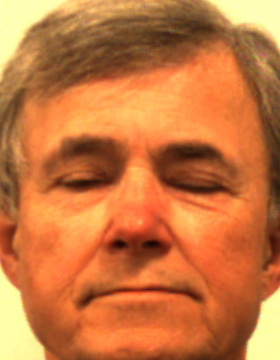
#> input picture images/reference/ref_img001.png, 280 x 360 px
$ python playground.py   (older library calls are emulated)
#> lines starting #> are read from the running program, lines starting #| are printed output that depends on the picture; after the words box and inside, x2 and y2 are one past the last pixel; in counts of white or black regions, pixels touching at a corner belong together
# %%
import numpy as np
import matplotlib.pyplot as plt
import cv2
from tqdm import tqdm

# %%
num_bins = 32
thresh_low = 100
thresh_high = 200

# %%
def quantize_gradient_direction(gradient_direction, num_bins, is_degrees=False):
    if is_degrees:
        gradient_direction = np.deg2rad(gradient_direction)

    gradient_direction = gradient_direction % (2 * np.pi)

    bin_width = 2 * np.pi / num_bins
    quantized_direction = np.floor(gradient_direction / bin_width)
    return quantized_direction

# %%
def compute_gradient_direction(img, is_quantized=False, num_bins=8):
    sobel_x = cv2.Sobel(img, cv2.CV_64F, 1, 0, ksize=3)
    sobel_y = cv2.Sobel(img, cv2.CV_64F, 0, 1, ksize=3)

    gradient_direction = np.arctan2(sobel_y, sobel_x)

    if is_quantized:
        gradient_direction = quantize_gradient_direction(gradient_direction, num_bins)

    return gradient_direction

# %%
def construct_r_table(ref_images, reference_point: tuple[int, int], num_bins):
    r_table = {}

    with tqdm(total=sum([img.shape[0] * img.shape[1] for img in ref_images])) as pbar:
        for img in ref_images:
            # img = cv2.GaussianBlur(img, (5, 5), 2)
            gradient_direction = compute_gradient_direction(img, is_quantized=True, num_bins=num_bins)
            edges = cv2.Canny(img, thresh_low, thresh_high)

            for i in range(edges.shape[0]):
                for j in range(edges.shape[1]):
                    if edges[i, j] == 255:
                        key = (gradient_direction[i, j],)
                        displacement = (reference_point[0] - i, reference_point[1] - j)
                        if key in r_table:
                            r_table[key].append(displacement)
                        else:
                            r_table[key] = [displacement]
                    pbar.update(1)

    return r_table

# %%
ref1 = cv2.imread('images/reference/ref_img001.png', cv2.IMREAD_GRAYSCALE)
#> ref1: shape (360, 280); min 21, max 249, mean 146.2
ref2 = cv2.imread('images/reference/ref_img002.png', cv2.IMREAD_GRAYSCALE)
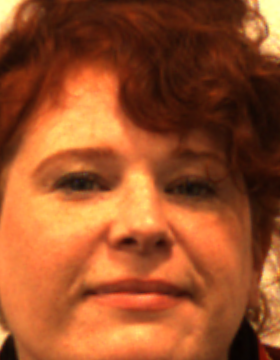
#> input picture images/reference/ref_img002.png, 280 x 360 px
#> ref2: shape (360, 280); min 3, max 247, mean 98
ref3 = cv2.imread('images/reference/ref_img003.png', cv2.IMREAD_GRAYSCALE)
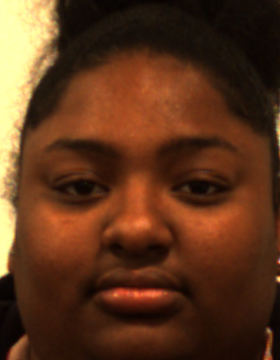
#> input picture images/reference/ref_img003.png, 280 x 360 px
#> ref3: shape (360, 280); min 3, max 247, mean 61.6
ref_images = [ref1, ref2, ref3]

# ref_images = [ref_img]
refence_point = (ref1.shape[0] // 2, ref1.shape[1] // 2)
#> refence_point = (180, 140)
r_table = construct_r_table(ref_images, refence_point, num_bins)
#> the loop in construct_r_table, `for img in ref_images:` made 3 passes
#> after the loop in construct_r_table, `for img in ref_images:`: r_table = 32 items
#> r_table = 32 items
#| (180, 140) (360, 280)

# %% visualize r_table by plotting the reference image overlayed with the points in the r_table
# with a color corresponding to the gradient direction bin
def visualize_r_table(r_table, ref_img, reference_point, num_bins):
#> called with reference_point = (180, 140), num_bins = 32
    ref_img = cv2.cvtColor(ref_img, cv2.COLOR_GRAY2BGR)

    # fade the reference image so that the points are more visible
    ref_img = cv2.addWeighted(ref_img, 0.5, np.zeros_like(ref_img), 0.5, 0)
    colors = []

    for key, value in r_table.items():
        color = np.random.randint(0, 255, 3)
        colors.append(color)
        for point in value:
            point = (reference_point[0] - point[0], reference_point[1] - point[1])
            ref_img[point[0], point[1]] = color
#> this loop made 32 passes
#> (key, color) on passes 1 to 12: ((0,), [172, 47, 117]), ((28,), [192, 67, 251]), ((27,), [195, 103, 9]), ((26,), [211, 21, 242]), ((25,), [36, 87, 70]), ((19,), [216, 88, 140]), ((20,), [58, 193, 230]), ((22,), [39, 87, 174]), ((21,), [88, 81, 165]), ((23,), [25, 77, 72]), ((24,), [9, 148, 115]), ((18,), [208, 243, 197])
#> ref_img: shape (360, 280, 3); mean B, G, R 75, 75, 75.5
#> after the loop, colors = 32 items, first 6: [172, 47, 117], [192, 67, 251], [195, 103, 9], [211, 21, 242], [36, 87, 70], [216, 88, 140]
            # point = (point[0] + reference_point[0], point[1] + reference_point[1])
            # ref_img[point[0], point[1]] = color

    # add a circle around the reference point
    reference_point = (reference_point[1], reference_point[0])
#> reference_point = (140, 180)
    cv2.circle(ref_img, reference_point, 10, (0, 0, 255), 2)
#> ref_img: shape (360, 280, 3); mean B, G, R 74.8, 74.8, 75.8


    # add a colorbar to show the mapping between gradient direction and color
    plt.imshow(cv2.cvtColor(ref_img, cv2.COLOR_BGR2RGB))
    # plt.colorbar(plt.imshow(np.arange(num_bins).reshape(1, num_bins), cmap='hsv', aspect=10))
    plt.show()

# %%
print(refence_point, ref1.shape)
visualize_r_table(r_table, ref1, refence_point, num_bins)
visualize_r_table(r_table, ref2, refence_point, num_bins)
#> call 2 of visualize_r_table, with reference_point = (180, 140), num_bins = 32
#> the loop in visualize_r_table (call 2), `for key, value in r_table.items():` made 32 passes
#> (key, color) on passes 1 to 12: ((0,), [142, 99, 53]), ((28,), [140, 121, 170]), ((27,), [84, 203, 68]), ((26,), [6, 196, 47]), ((25,), [127, 244, 131]), ((19,), [204, 100, 180]), ((20,), [232, 78, 143]), ((22,), [148, 227, 186]), ((21,), [23, 207, 141]), ((23,), [117, 85, 48]), ((24,), [49, 69, 169]), ((18,), [163, 192, 95])
#> after the loop in visualize_r_table (call 2), `for key, value in r_table.items():`:
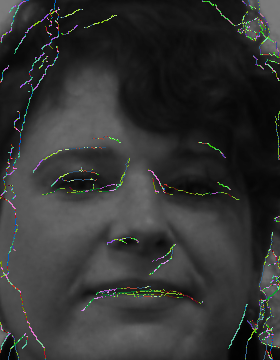
#> ref_img: shape (360, 280, 3); mean B, G, R 51.2, 52, 51.1
#> after the loop in visualize_r_table (call 2), `for key, value in r_table.items():`: colors = 32 items, first 6: [142, 99, 53], [140, 121, 170], [84, 203, 68], [6, 196, 47], [127, 244, 131], [204, 100, 180]
#> in visualize_r_table (call 2), `cv2.circle(ref_img, reference_point, 10, (0, 0, 255), 2)`: ref_img: shape (360, 280, 3); 0.19% of pixels changed, all inside (x1, y1, x2, y2) = (129, 169, 152, 192)
visualize_r_table(r_table, ref3, refence_point, num_bins)
#> call 3 of visualize_r_table, with reference_point = (180, 140), num_bins = 32
#> the loop in visualize_r_table (call 3), `for key, value in r_table.items():` made 32 passes
#> (key, color) on passes 1 to 12: ((0,), [42, 115, 184]), ((28,), [188, 232, 77]), ((27,), [30, 24, 125]), ((26,), [2, 3, 94]), ((25,), [226, 107, 13]), ((19,), [112, 40, 72]), ((20,), [19, 95, 72]), ((22,), [154, 194, 248]), ((21,), [180, 67, 236]), ((23,), [61, 14, 96]), ((24,), [4, 195, 237]), ((18,), [139, 252, 86])
#> after the loop in visualize_r_table (call 3), `for key, value in r_table.items():`:
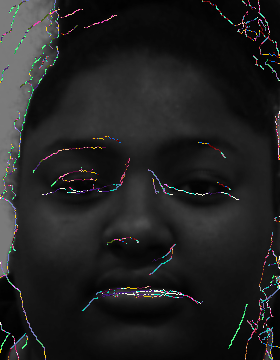
#> ref_img: shape (360, 280, 3); mean B, G, R 33.9, 33.9, 33.9
#> after the loop in visualize_r_table (call 3), `for key, value in r_table.items():`: colors = 32 items, first 6: [42, 115, 184], [188, 232, 77], [30, 24, 125], [2, 3, 94], [226, 107, 13], [112, 40, 72]


# %%
def generate_accumulator(r_table, query_img, num_bins):
    accumulator = np.zeros_like(query_img)

    # query_img = cv2.GaussianBlur(query_img, (5, 5), 2)
    gradient_direction = compute_gradient_direction(query_img, is_quantized=True, num_bins=num_bins)
    edges = cv2.Canny(query_img, thresh_low, thresh_high)

    with tqdm(total=edges.shape[0] * edges.shape[1]) as pbar:
        for i in range(edges.shape[0]):
            for j in range(edges.shape[1]):
                if edges[i, j] == 255:
                    key = (gradient_direction[i, j],)
                    if key in r_table:
                        for point in r_table[key]:
                            r = i + point[0]
                            c = j + point[1]
                            if 0 <= r < accumulator.shape[0] and 0 <= c < accumulator.shape[1]:
                                accumulator[r, c] += 1

                pbar.update(1)

    return accumulator

# %%
query_img = cv2.imread('images/test/test_img002.png', cv2.IMREAD_GRAYSCALE)
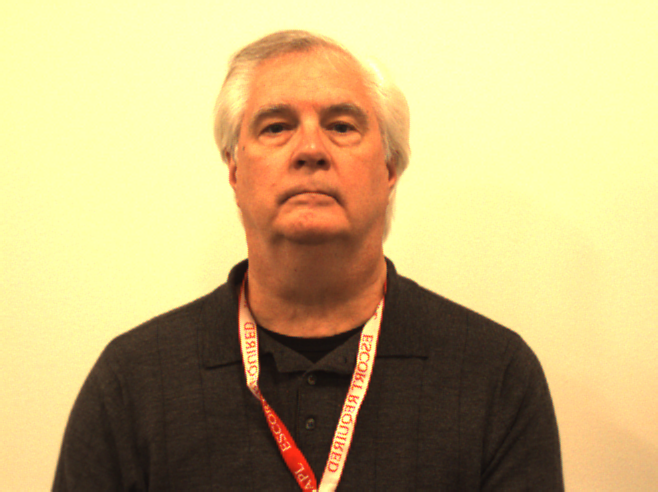
#> input picture images/test/test_img002.png, 658 x 492 px
#> query_img: shape (492, 658); min 13, max 253, mean 176.7
accumulator = generate_accumulator(r_table, query_img, num_bins)
#> in generate_accumulator, `edges = cv2.Canny(query_img, thresh_low, thresh_high)`: edges: shape (492, 658); 1.5% white in thin lines or dots, all inside (x1, y1, x2, y2) = (50, 30, 565, 492)

# %% visualize the accumulator as a histogram by the number of points with a binned number of votes
plt.hist(accumulator.flatten(), bins=100)
# draw a line at y=1 to show the number of points with 1 vote
plt.axhline(y=1, color='r', linestyle='-')
plt.yscale('log')
plt.show()
#> figure, not shown here; tallest bar 184490 high, from x = 2.78e-17 to 0.33

# %% import kmeans clustering
from sklearn.cluster import KMeans

def find_maxima(accumulator, num_maxima):
    """
    Find the maxima in the accumulator that are above a certain threshold. Then, use k-means
    clustering to find the coordinates of the maxima.
    """
#> called with num_maxima = 1
    maxima = []
    max_val = np.max(accumulator)
#> max_val = 33
    print(max_val)
#| 33
    threshold = 0.99 * max_val
#> threshold = 32.67
    print(threshold)
#| 32.67

    for i in range(accumulator.shape[0]):
        for j in range(accumulator.shape[1]):
            if accumulator[i, j] > threshold:
                maxima.append((accumulator[i, j], i, j))
#> after the loop, maxima = [(33, 80, 334)]

    print(len(maxima))
#| 1
    maxima = np.array([[x[1], x[2]] for x in maxima])
#> maxima = [[80, 334]]

    plt.imshow(accumulator, cmap='hot')
    plt.scatter(maxima[:, 1], maxima[:, 0], c='blue')
    plt.show()

    kmeans = KMeans(n_clusters=num_maxima, random_state=0).fit(maxima)

    # return the coordinates of the cluster centers as int tuples
    return kmeans.cluster_centers_.astype(int)

# %%
maxima = find_maxima(accumulator, 1)
#> maxima = [[80, 334]]
print(maxima)
#| [[ 80 334]]
# %% draw a circle around the maxima in the query image
query_copy = cv2.cvtColor(query_img, cv2.COLOR_GRAY2BGR)
print(query_img.shape)
#| (492, 658)
for point in maxima:
    point = (point[1], point[0])
    cv2.circle(query_copy, point, 10, (0, 255, 0), 2)
#> this loop made 1 pass
#> point on pass 1: (334, 80)
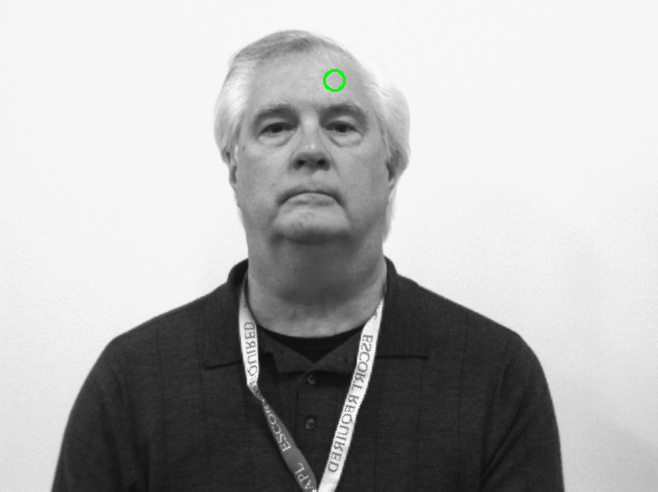
#> query_copy: shape (492, 658, 3); mean B, G, R 176.6, 176.7, 176.6

plt.imshow(cv2.cvtColor(query_copy, cv2.COLOR_BGR2RGB))
plt.show()


# %%
def visualize_accumulator(accumulator, img=None):
    if img is not None:
        if len(img.shape) == 2:
            img = cv2.cvtColor(img, cv2.COLOR_GRAY2BGR)
    else:
        img = np.zeros((accumulator.shape[0], accumulator.shape[1], 3))

    max_val = np.max(accumulator)
#> max_val = 33
    img = cv2.cvtColor(img, cv2.COLOR_BGR2RGB)
    plt.imshow(img)
    plt.imshow(accumulator, cmap='hot', alpha=0.5, vmin=0, vmax=max_val)
    plt.colorbar()
    plt.show()

# %%
visualize_accumulator(accumulator, query_copy)

# %%
results = {
    'noisy_ref': {
        1: [1.0, 1.0, 4.0, 2.0],
        2: [1.0, 1.0, 4.123105625617661, 2.04103520853922],
        5: [4.123105625617661, 11.40175425099138, 4.123105625617661, 6.549321834075567],
        10: [6.082762530298219, 9.219544457292887, 7.0, 7.434102329197035],
        20: [10.770329614269007, 1.0, 3.1622776601683795, 4.9775357581457955]},
    'noisy_test': {
        1: [1.0, 1.0, 4.123105625617661, 2.04103520853922],
        2: [2.0, 1.0, 4.123105625617661, 2.374368542],
        5: [4.123105625617661, 10.04987562112089, 4.123105625617661, 6.098695624118737],
        10: [2.23606797749979, 2.8284271247461903, 8.246211251235321, 4.4369021178271],
        20: [2.23606797749979, 2.23606797749979, 2.23606797749979, 2.23606797749979]},
    'noisy_both': {
        1: [1.0, 1.0, 3.605551275463989, 1.8685170918213299],
        2: [4.0, 2.0, 7.0, 4.333333333333333],
        5: [9.219544457292887, 1.0, 3.605551275463989, 4.608365244252292],
        10: [2.0, 9.0, 2.23606797749979, 4.412022659166596],
        20: [16.0, 4.123105625617661, 3.1622776601683795, 7.761794428595347]}}

# %%
# plot the results on a single graph with log scale for the x-axis
plt.figure(figsize=(12, 8))
plt.title("Effect of Noise Face Detection")
plt.xlabel("Noise Level")
plt.ylabel("Euclidean Distance to Ground Truth")

for noise_type, data in results.items():
    x = list(data.keys())
    y = [d[-1] for d in data.values()]
    plt.plot(x, y, label=noise_type)

# plt.xscale('log')
# plt.yscale('log')
plt.legend()
plt.show()
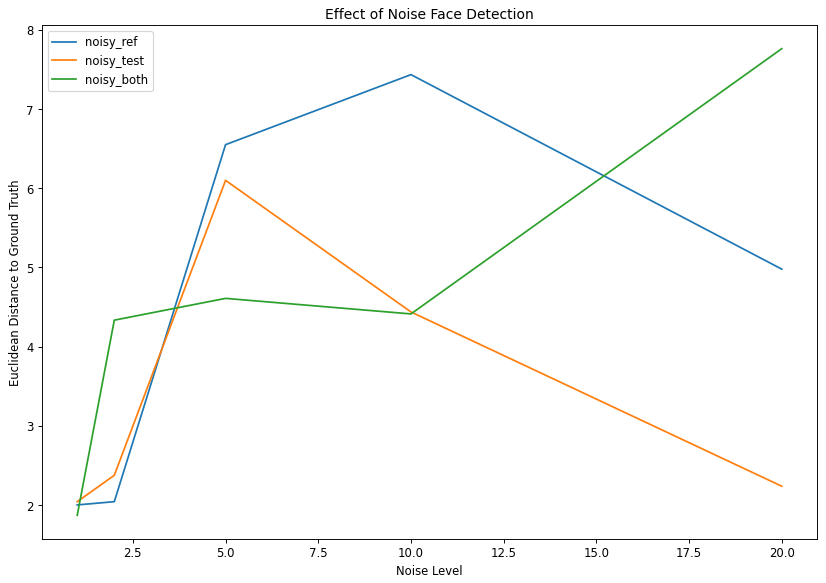
#> figure drawn by matplotlib, 1 panel
# %%
